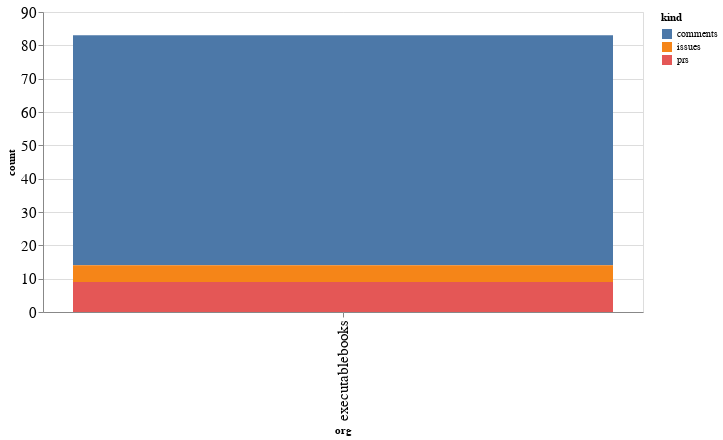

Here is the notebook cell this chart was saved with:
### Code cell
alt.Chart(org_summaries, width=600).mark_bar().encode(
    x='org',
    y='count',
    color='kind',
    tooltip="org"
)

### Figure 1 — Vega-Lite specification as saved in the notebook (floating-point values rounded to 4 significant figures)
{"config": {"axisLeft": {"labelFontSize": 15}, "axisBottom": {"labelFontSize": 15}}, "data": {"name": "data-c31816f58d45e633a5c9db0df6318e33"}, "mark": "bar", "encoding": {"color": {"type": "nominal", "field": "kind"}, "tooltip": {"type": "nominal", "field": "org"}, "x": {"type": "nominal", "field": "org"}, "y": {"type": "quantitative", "field": "count"}}, "width": 600, "$schema": "https://vega.github.io/schema/vega-lite/v4.8.1.json", "datasets": {"data-c31816f58d45e633a5c9db0df6318e33": [{"org": "executablebooks", "kind": "comments", "count": 69}, {"org": "executablebooks", "kind": "issues", "count": 5}, {"org": "executablebooks", "kind": "prs", "count": 9}]}}
